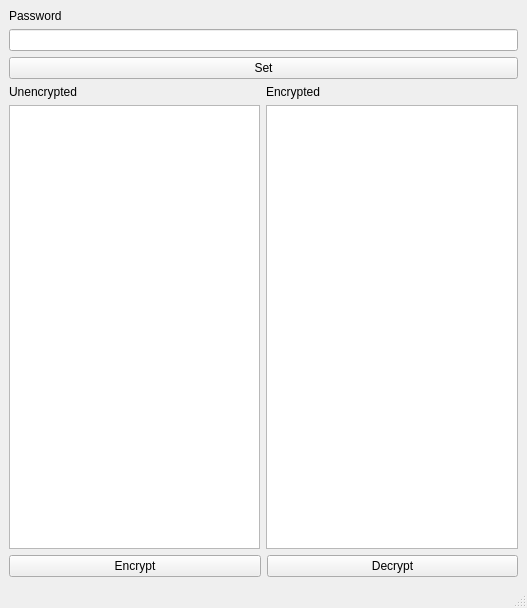
<?xml version="1.0" encoding="UTF-8"?>
<ui version="4.0">
 <class>Encryptor</class>
 <widget class="QMainWindow" name="Encryptor">
  <property name="geometry">
   <rect>
    <x>0</x>
    <y>0</y>
    <width>527</width>
    <height>608</height>
   </rect>
  </property>
  <property name="windowTitle">
   <string>Encryptor</string>
  </property>
  <widget class="QWidget" name="centralwidget">
   <layout class="QVBoxLayout" name="mainLayout">
    <item>
     <layout class="QHBoxLayout" name="pwdLayout">
      <item>
       <layout class="QVBoxLayout" name="pwdFieldLayout"/>
      </item>
      <item>
       <layout class="QVBoxLayout" name="pwdBtnLayout">
        <item>
         <widget class="QLabel" name="pwd_label">
          <property name="text">
           <string>Password</string>
          </property>
         </widget>
        </item>
        <item>
         <widget class="QLineEdit" name="pwd_text">
          <property name="echoMode">
           <enum>QLineEdit::EchoMode::Password</enum>
          </property>
         </widget>
        </item>
        <item>
         <widget class="QPushButton" name="pwd_set">
          <property name="text">
           <string>Set</string>
          </property>
         </widget>
        </item>
       </layout>
      </item>
     </layout>
    </item>
    <item>
     <layout class="QHBoxLayout" name="textLayout">
      <item>
       <layout class="QVBoxLayout" name="normLayout">
        <item>
         <widget class="QLabel" name="normtxt_label">
          <property name="text">
           <string>Unencrypted</string>
          </property>
         </widget>
        </item>
        <item>
         <widget class="QTextEdit" name="normtxt_edit"/>
        </item>
       </layout>
      </item>
      <item>
       <layout class="QVBoxLayout" name="encrLayout">
        <item>
         <widget class="QLabel" name="encrtxt_label">
          <property name="text">
           <string>Encrypted</string>
          </property>
         </widget>
        </item>
        <item>
         <widget class="QTextEdit" name="encrtxt_edit"/>
        </item>
       </layout>
      </item>
     </layout>
    </item>
    <item>
     <layout class="QHBoxLayout" name="btnLayout">
      <item>
       <widget class="QPushButton" name="encr_btn">
        <property name="text">
         <string>Encrypt</string>
        </property>
       </widget>
      </item>
      <item>
       <widget class="QPushButton" name="decr_btn">
        <property name="text">
         <string>Decrypt</string>
        </property>
       </widget>
      </item>
     </layout>
    </item>
   </layout>
  </widget>
  <widget class="QStatusBar" name="statusbar"/>
 </widget>
 <resources/>
 <connections/>
</ui>
